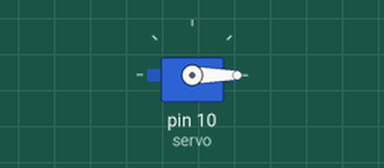
Recording of a sketch running on a simulated Arduino Uno, built with avr-gcc and run on an emulated ATmega328P. On the bench: servo.

Above: at 0.05 s.
Timing chart, 0 to 4.6 s (numbered marks = the images above):
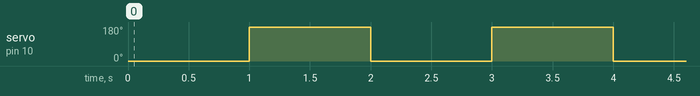

Measured:
- by itself, servo on pin 10 (servo): alternates 180° for 1.0 s and 0° for 1.0 s

The sketch:

Project_Servoprivod.ino
```cpp
#include<Servo.h>

Servo servo;
void setup() {
  servo.attach(10);
}

void loop() {
  servo.write(0);
  delay(1000);
  servo.write(180);
  delay(1000);
}
```
